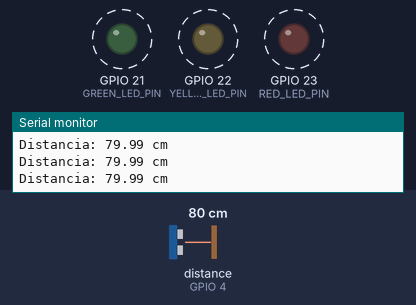
A sketch run on a simulated ESP32. On the bench: output pins drawn as LEDs (lit = HIGH), the last lines printed to the serial monitor. Wiring (inferred from the names in the program): ultrasonic range finder: trigger GPIO 15; echo GPIO 4. Dashed ring = blinking. Inputs (shaded band) come from the test bench; at power-on: distance to the obstacle (sensor on GPIO 4) 80 cm. The echo pulse lasts 58.3 µs per cm; pins used as bus, display or sensor lines are not drawn.

Above: at 1.2 s.
1.3 s: distance to the obstacle (sensor on GPIO 4) set to 39 cm
4.3 s: distance to the obstacle (sensor on GPIO 4) set to 33 cm
At 4.8 s:
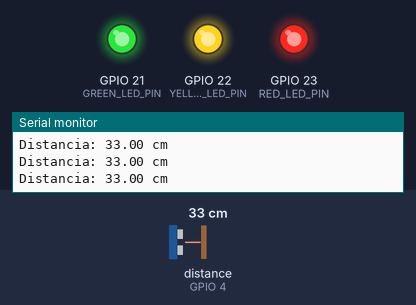
5.8 s: distance to the obstacle (sensor on GPIO 4) set to 22 cm
7.3 s: distance to the obstacle (sensor on GPIO 4) set to 18 cm
At 8.5 s:
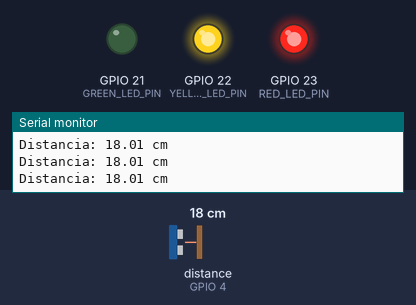
8.8 s: distance to the obstacle (sensor on GPIO 4) set to 12 cm
10.3 s: distance to the obstacle (sensor on GPIO 4) set to 9 cm
At 11.6 s:
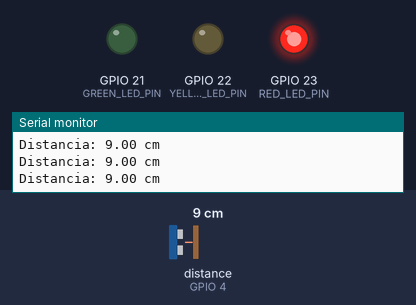
Timing chart, 0 to 12.8 s (numbered marks = the images above; inputs shaded):
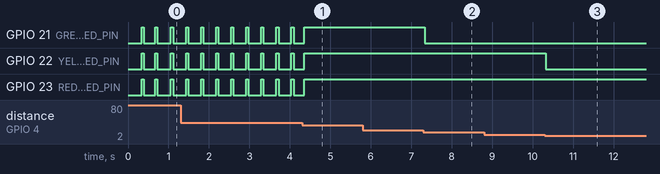

Measured:
- the behaviour switches between 35 and 34 cm on distance to the obstacle (sensor on GPIO 4) (found by bisection; images 0 and 1)
- the behaviour switches between 21 and 20 cm on distance to the obstacle (sensor on GPIO 4) (found by bisection; images 1 and 2)
- the behaviour switches between 11 and 10 cm on distance to the obstacle (sensor on GPIO 4) (found by bisection; images 2 and 3)
- after the input at 7.3 s, GPIO 21 (GREEN_LED_PIN): HIGH → LOW at once
- after the input at 10.3 s, GPIO 22 (YELLOW_LED_PIN): HIGH → LOW at once
- by itself, GPIO 21 (GREEN_LED_PIN), GPIO 22 (YELLOW_LED_PIN), GPIO 23 (RED_LED_PIN): alternates HIGH for 0.05 s and LOW for 0.32 s

The sketch:

PRACTICA1IOT2.0.ino
```cpp
#include <Arduino.h>
#include "Led.h"
#include "DistanceSensor.h"

// Pines del ESP32
#define TRIG_PIN 15
#define ECHO_PIN 4

#define RED_LED_PIN 23
#define YELLOW_LED_PIN 22
#define GREEN_LED_PIN 21
#define DISTANCE_RED_LED 10
#define DISTANCE_YELLOW_LED 20
#define DISTANCE_GREEN_LED 35


DistanceSensor sensor(TRIG_PIN, ECHO_PIN);


Led RedLed(RED_LED_PIN);
Led YellowLed(YELLOW_LED_PIN);
Led GreenLed(GREEN_LED_PIN);

void setup() {
    Serial.begin(115200);
}

void loop() {

    float distance = sensor.getDistance();


    Serial.print("Distancia: ");
    Serial.print(distance);
    Serial.println(" cm");

    RedLed.setState(Led::STATE_OFF);
    YellowLed.setState(Led::STATE_OFF);
    GreenLed.setState(Led::STATE_OFF);

    if (distance == -1) {
        Serial.println("Error: No se detecta señal del sensor");
        return;
    }

    if (distance >= 0 && distance <= DISTANCE_RED_LED) {
        RedLed.setState(Led::STATE_ON);
    } else if (distance > DISTANCE_RED_LED && distance <= DISTANCE_YELLOW_LED) {
        RedLed.setState(Led::STATE_ON);
        YellowLed.setState(Led::STATE_ON);
    } else if (distance > DISTANCE_YELLOW_LED && distance <= DISTANCE_GREEN_LED) {
        RedLed.setState(Led::STATE_ON);
        YellowLed.setState(Led::STATE_ON);
        GreenLed.setState(Led::STATE_ON);
    } else if (distance > DISTANCE_GREEN_LED) {
        RedLed.setBlinksPerSecond(3);
        YellowLed.setBlinksPerSecond(3);
        GreenLed.setBlinksPerSecond(3);
        RedLed.setState(Led::STATE_BLINK);
        YellowLed.setState(Led::STATE_BLINK);
        GreenLed.setState(Led::STATE_BLINK);
    }

    RedLed.touch();
    YellowLed.touch();
    GreenLed.touch();

    delay(50);
}
```

DistanceSensor.cpp
```cpp
#include "DistanceSensor.h"

DistanceSensor::DistanceSensor(byte trigPin, byte echoPin) {
  this->trigPin = trigPin;
  this->echoPin = echoPin;
  pinMode(trigPin, OUTPUT);
  pinMode(echoPin, INPUT);
}

float DistanceSensor::getDistance() {
  digitalWrite(trigPin, LOW);
  delayMicroseconds(2);
  digitalWrite(trigPin, HIGH);
  delayMicroseconds(10);
  digitalWrite(trigPin, LOW);

  unsigned long duration = pulseIn(echoPin, HIGH, 30000);

  if (duration == 0) return -1;

  float distance = (duration * SOUND_SPEED) / 2.0;
  return distance;
}
```

DistanceSensor.h
```cpp
#ifndef DISTANCESENSOR_H
#define DISTANCESENSOR_H

#include <Arduino.h>

#define SOUND_SPEED 0.0343

class DistanceSensor {
private:
  byte trigPin;
  byte echoPin;

public:
  DistanceSensor(byte trigPin, byte echoPin);
  float getDistance();
};

#endif
```

Led.cpp
```cpp
#include "Led.h"

Led::Led(byte pin) {
    this->pin = pin;
    pinMode(pin, OUTPUT);
    state = STATE_OFF;
    blinksPerSecond = 2;
    previousMillis = 0;
    blinkInterval = 1000 / blinksPerSecond;
}

void Led::setState(byte state) {
    this->state = state;
    if (state == STATE_OFF) {
        digitalWrite(pin, LOW);
    } else if (state == STATE_ON) {
        digitalWrite(pin, HIGH);
    }
}

void Led::setBlinksPerSecond(byte bps) {
    blinksPerSecond = bps;
    blinkInterval = 1000 / blinksPerSecond;
}

void Led::touch() {
    if (state == STATE_BLINK) {
        unsigned long currentMillis = millis();

        if (currentMillis - previousMillis >= blinkInterval) {
            previousMillis = currentMillis;
            digitalWrite(pin, !digitalRead(pin));
        }
    }
}
```

Led.h
```cpp
#ifndef LED_H
#define LED_H

#include <Arduino.h>

class Led {
public:
    static const byte STATE_OFF = 0;
    static const byte STATE_ON = 1;
    static const byte STATE_BLINK = 2;

    Led(byte pin);

    void setState(byte state);
    void setBlinksPerSecond(byte bps);
    void touch();

private:
    byte pin;
    byte state;
    byte blinksPerSecond;
    unsigned long previousMillis;
    unsigned long blinkInterval;
};

#endif
```
